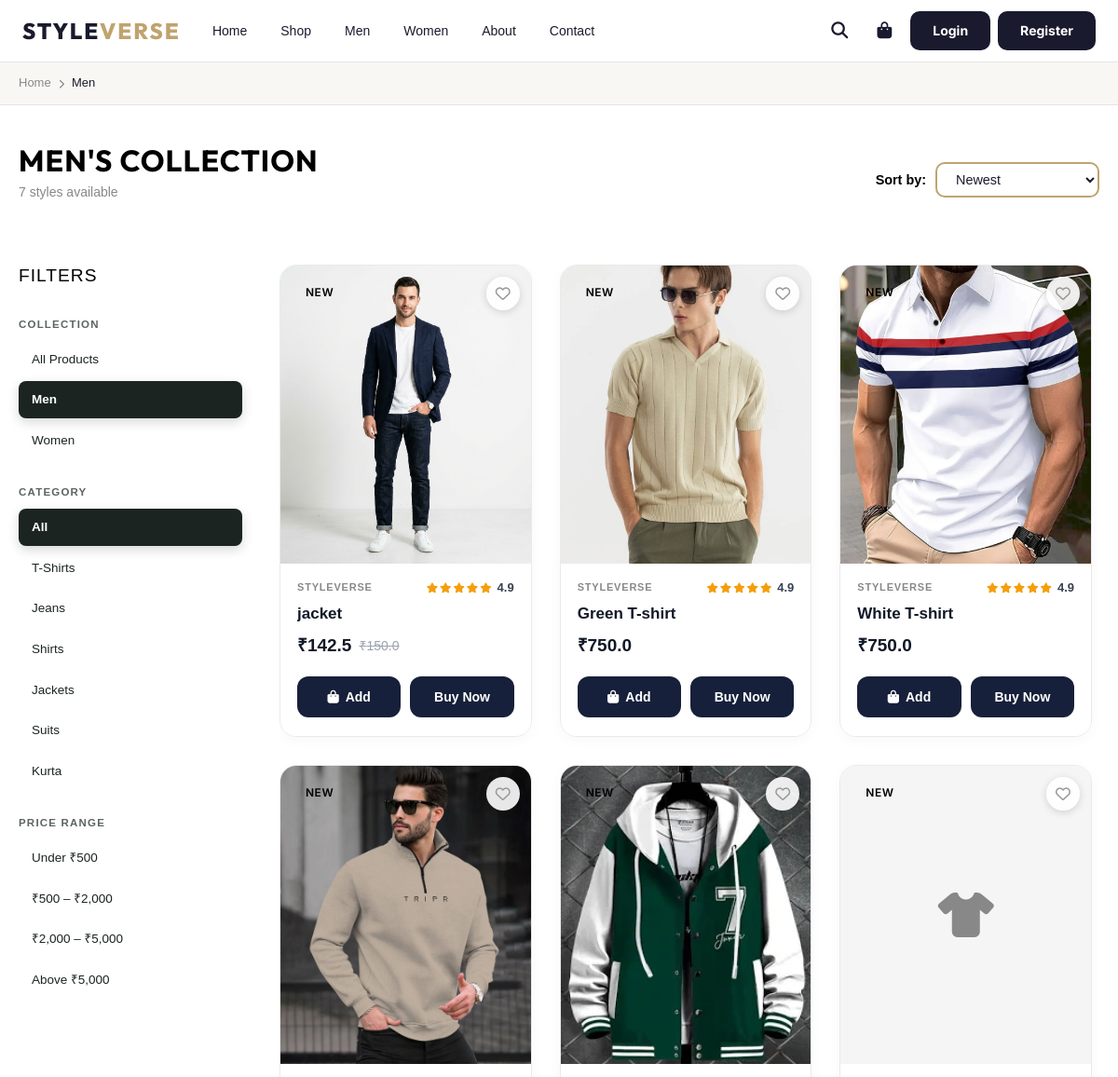
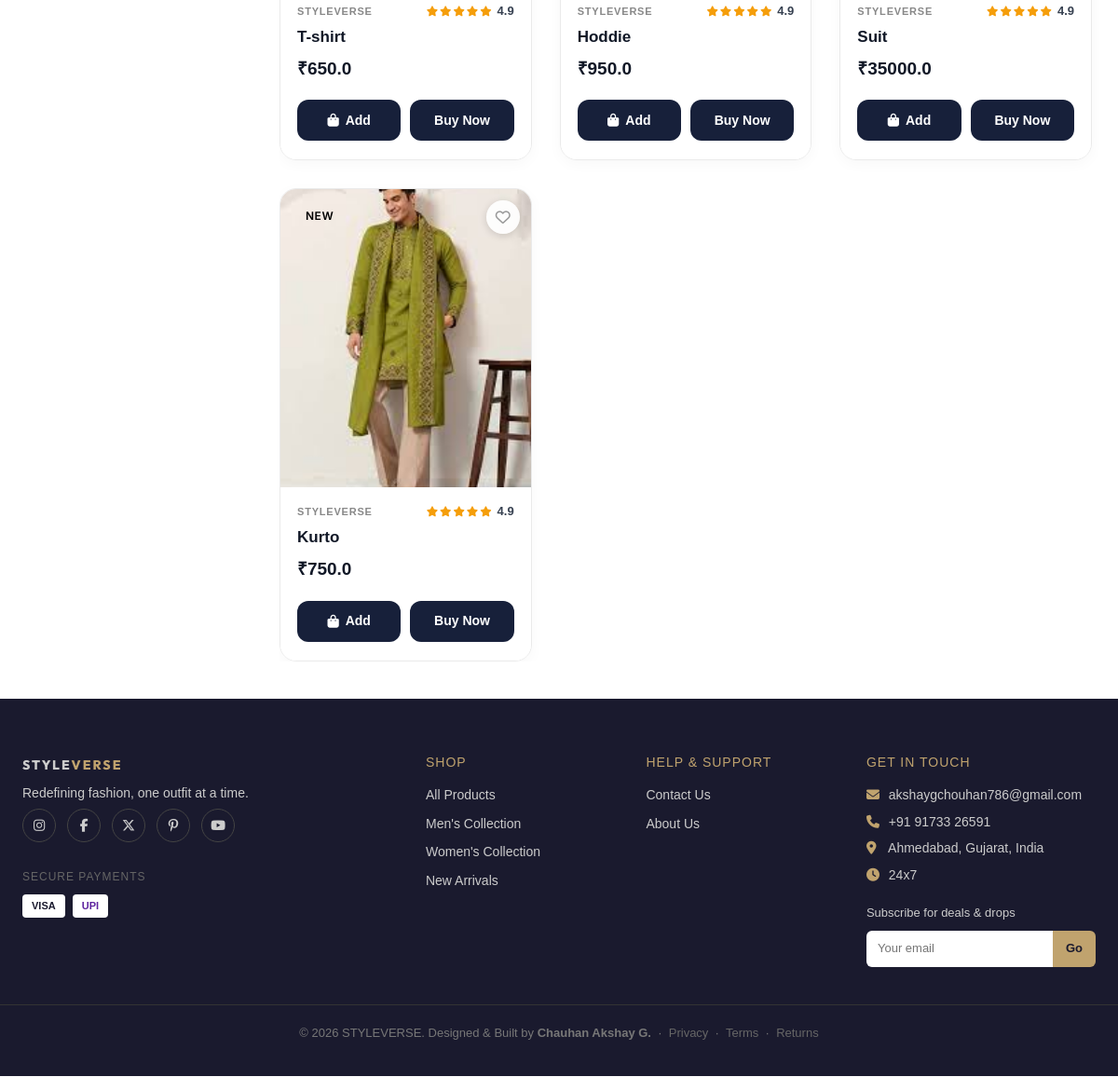
The app's page /men/ with its own data (2 pictures, top to bottom).
### shopapp/models.py (models this page shows, shortened)
class Men(models.Model):
    name = models.CharField(max_length=50)
    price = models.FloatField()
    discount = models.FloatField(default=0, help_text='Discount percentage (0-100)')
    stock = models.IntegerField(default=25, help_text='Stock quantity available')
    image = models.ImageField(upload_to='Product')
    created_by = models.ForeignKey(User, on_delete=models.SET_NULL, null=True, blank=True, related_name='added_men_products', help_text='Sub-Admin who added this product')
    def get_discounted_price(self):
        if self.discount > 0:
            return round(self.price * (1 - self.discount / 100), 2)
        return self.price
    @property
    def image_url(self):
        try:
            if not self.image:
                return ''
            full_path = os.path.join(settings.MEDIA_ROOT, str(self.image))
            if not os.path.exists(full_path):
                return ''
            return self.image.url
        except (ValueError, AttributeError):
            return ''
    @property
    def model_name(self):
        return 'men'

### shopapp/views.py (the view)
# urls.py: path('men/', views.men, name='men'),
def men(request):
    sort_by = request.GET.get('sort', '-pk')
    allowed = ['-pk', 'pk', 'price', '-price']
    if sort_by not in allowed:
        sort_by = '-pk'
    products = Men.objects.all().order_by(sort_by)
    wishlist_ids = set()
    if request.user.is_authenticated:
        wishlist_ids = set(
            Wishlist.objects.filter(user=request.user, model_type='men').values_list('object_id', flat=True)
        )
    return render(request, 'mens/men.html', {
        'img': products,
        'wishlist_ids': wishlist_ids,
        'sort_by': sort_by,
    })

### shopapp/context_processors.py (called while the page is built)
def cart_context(request):
    cart = request.session.get('cart', {})
    cart_count = sum(item.get('quantity', 0) for item in cart.values())
    return {'cart_count': cart_count}

def wishlist_context(request):
    wishlist_count = 0
    if request.user.is_authenticated:
        wishlist_count = Wishlist.objects.filter(user=request.user).count()
    return {'wishlist_count': wishlist_count}

def admin_approval_context(request):
    pending_approval_count = 0
    if request.user.is_authenticated and (request.user.is_staff or request.user.is_superuser):
        if request.user.is_superuser:
            pending_approval_count = ProductRequest.objects.filter(status='pending').count()
        else:
            pending_approval_count = ProductRequest.objects.filter(user=request.user, status='pending').count()
    return {'pending_approval_count': pending_approval_count}

### templates/mens/men.html (shortened to what this page needs)
{% extends 'base.html' %}
{% load static %}
{% block content %}
<div class="sv-breadcrumb">
  <div class="sv-container">
    <a href="{% url 'index' %}">Home</a>
    <i class="fa fa-chevron-right"></i>
    <span>Men</span>
  </div>
</div>
<section class="sv-section">
  <div class="sv-container">
    <div class="sv-shop-header">
      <div>
        <h1 class="sv-page-title" style="margin-bottom:4px;">Men's Collection</h1>
        <p style="color:var(--sv-muted);font-size:14px;">{{ img|length }} styles available</p>
      </div>
      <form method="GET" action="" class="sv-shop-sort">
        <label>Sort by:</label>
        <select name="sort" class="sv-input" onchange="this.form.submit()">
          <option value="-pk" {% if sort_by == "-pk" %}selected{% endif %}>Newest</option>
        </select>
      </form>
    </div>
    <div class="sv-shop-layout">
      <aside class="sv-filters">
        <h3>Filters</h3>
        <div class="sv-filter-group">
          <h4>Collection</h4>
          <a href="{% url 'product_list' %}">All Products</a>
          <a href="{% url 'men' %}" class="active">Men</a>
          <a href="{% url 'women' %}">Women</a>
        </div>
        <div class="sv-filter-group">
          <h4>Category</h4>
          <a href="#" class="active">All</a>
          <a href="#">T-Shirts</a>
          <a href="#">Jeans</a>
          <a href="#">Shirts</a>
          <a href="#">Jackets</a>
          <a href="#">Suits</a>
          <a href="#">Kurta</a>
        </div>
        <div class="sv-filter-group">
          <h4>Price Range</h4>
          <a href="#">Under ₹500</a>
          <a href="#">₹500 – ₹2,000</a>
          <a href="#">₹2,000 – ₹5,000</a>
          <a href="#">Above ₹5,000</a>
        </div>
      </aside>
      <main>
        {% if img %}
        <div class="sv-product-grid sv-product-grid--shop">
          {% include 'products/product_card.html' with products=img %}
        </div>
        {% else %}
        <div class="sv-empty-state">
          <i class="fa fa-tshirt"></i>
          <h2>No products yet</h2>
          <a href="{% url 'product_list' %}" class="sv-btn">Browse All Products</a>
        </div>
        {% endif %}
      </main>
    </div>
  </div>
</section>
{% endblock %}

### templates/products/product_card.html (shortened to what this page needs)
{% load static %}
{% for product in products %}
<div class="sv-product-card">
  <div class="sv-product-img-wrapper">
    {% if product.image_url %}
    <img src="{{ product.image_url }}" alt="{{ product.name }}" class="sv-product-img" loading="lazy" onerror="this.outerHTML='<div class=\'sv-product-card__placeholder\'><i class=\'fa fa-shirt\'></i></div>'">
    {% else %}
    <div class="sv-product-card__placeholder"></div>
    {% endif %}
    <span class="sv-tag-badge">NEW</span>
    <form method="POST" action="{% url 'toggle_wishlist' %}" class="sv-wishlist-form">
      <button type="submit" class="sv-wishlist-btn" title="Add to Wishlist">
        {% if product.pk in wishlist_ids %}
        <i class="fa-solid fa-heart sv-heart--active"></i>
        {% else %}
        <i class="fa-regular fa-heart"></i>
        {% endif %}
      </button>
    </form>
  </div>
  <div class="sv-product-card__info">
    <div class="sv-product-card__meta">
      <span class="sv-product-card__brand">STYLEVERSE</span>
      <div class="sv-product-card__rating">
        <i class="fa-solid fa-star"></i>
        <i class="fa-solid fa-star"></i>
        <i class="fa-solid fa-star"></i>
        <i class="fa-solid fa-star"></i>
        <i class="fa-solid fa-star"></i>
        <span class="sv-rating-num">4.9</span>
      </div>
    </div>
    <a href="{% url 'product_detail' product.pk %}{% if product.model_name %}?type={{ product.model_name }}{% endif %}" class="sv-product-card__name" title="{{ product.name }}">{{ product.name }}</a>
    <div class="sv-product-card__price-row">
      {% if product.discount > 0 %}
      <span class="sv-price">₹{{ product.get_discounted_price }}</span>
      <span class="sv-price--original">₹{{ product.price }}</span>
      {% else %}
      <span class="sv-price">₹{{ product.price }}</span>
      {% endif %}
    </div>
    <div class="sv-card-actions">
      <form method="POST" action="{% url 'cart' %}" class="sv-card-action-form">
        <button type="submit" class="sv-card-btn sv-card-btn--add">
          <i class="fa-solid fa-bag-shopping"></i> Add
        </button>
      </form>
      <a href="{% url 'product_detail' product.pk %}{% if product.model_name %}?type={{ product.model_name }}{% endif %}" class="sv-card-btn sv-card-btn--buy">
        Buy Now
      </a>
    </div>
  </div>
</div>
{% empty %}
<p class="sv-empty">No products found.</p>
{% endfor %}

### static/css/list.css (style rules this page uses)
.sv-product-grid--shop { max-height: none; overflow-y: visible; padding-right: 0; grid-template-columns: repeat(auto-fill, minmax(220px, 1fr)); }
* { box-sizing: border-box; margin: 0; padding: 0; }
body { font-family: 'Montserrat', sans-serif; background-color: var(--sv-body-bg); color: var(--sv-text-dark); }
.sv-container { max-width: 1200px; margin: 0 auto; padding: 0 20px; }
.sv-section { padding: 40px 0; }
.sv-shop-header { display: flex; justify-content: space-between; align-items: center; border-bottom: 1px solid var(--sv-border-color); padding-bottom: 20px; margin-bottom: 30px; }
.sv-shop-header h1 { font-size: 2rem; text-transform: uppercase; letter-spacing: 1px; }
.sv-shop-sort { display: flex; align-items: center; gap: 10px; }
.sv-shop-sort label { font-weight: 600; font-size: 0.9rem; }
.sv-input { padding: 8px 16px; border: 1px solid var(--sv-border-color); background-color: white; font-family: inherit; font-size: 0.9rem; outline: none; }
.sv-shop-layout { display: grid; grid-template-columns: 240px 1fr; gap: 40px; }
.sv-shop-layout { align-items: start; }
.sv-filters h3 { font-size: 1.2rem; text-transform: uppercase; letter-spacing: 1px; margin-bottom: 25px; padding-bottom: 10px; border-bottom: 2px solid var(--sv-text-dark); }
.sv-filter-group { margin-bottom: 30px; }
.sv-filters { position: static; }
.sv-filter-group h4 { font-size: 11.5px; font-weight: 700; text-transform: uppercase; letter-spacing: 1.2px; color: #5B6560; margin-bottom: 10px; }
.sv-filter-group a { display: flex; align-items: center; justify-content: space-between; padding: 9px 14px; font-size: 13.5px; font-weight: 500; color: #1B2420 !important; border-radius: 8px; margin-bottom: 4px; transition: all 0.2s ease; text-decoration: none !important; }
.sv-filter-group a.active { background: #1B2420 !important; color: #FFFFFF !important; font-weight: 600; box-shadow: 0 4px 12px rgba(27, 36, 32, 0.18); }
.sv-product-grid { display: grid; grid-template-columns: repeat(auto-fill, minmax(260px, 1fr)); gap: 30px; }
.sv-product-grid--shop { max-height: calc(132vh - 220px); overflow-y: auto; padding-right: 8px; scrollbar-width: thin; }
.sv-product-card { display: flex; flex-direction: column; height: 100%; }
.sv-product-card { background: var(--sv-card-bg); transition: transform 0.3s ease; }
.sv-product-img-wrapper { position: relative; width: 100%; aspect-ratio: 3 / 4; background-color: #f5f5f5; overflow: hidden; }
.sv-tag-badge { position: absolute; top: 15px; left: 15px; background-color: var(--sv-dark-bg); color: var(--sv-text-light); padding: 4px 12px; font-size: 0.75rem; text-transform: uppercase; font-weight: 600; letter-spacing: 0.5px; }
.sv-wishlist-form { position: absolute; top: 12px; right: 12px; z-index: 10; margin: 0; padding: 0; }
.sv-wishlist-btn { background: rgba(255, 255, 255, 0.9); border: none; border-radius: 50%; width: 36px; height: 36px; display: flex; align-items: center; justify-content: center; cursor: pointer; box-shadow: 0 2px 8px rgba(0, 0, 0, 0.15); transition: transform 0.2s ease, background 0.2s ease, box-shadow 0.2s ease; font-size: 1rem; color: #999; padding: 0; line-height: 1; }
.sv-wishlist-btn .fa-regular.fa-heart { color: #999; transition: color 0.2s ease; }

### records on screen
Men: name "jacket", get_discounted_price "142.5", price "150.0"
Men: name "Green T-shirt", price "750.0"
Men: name "White T-shirt", price "750.0"
Men: name "T-shirt", price "650.0"
Men: name "Hoddie", price "950.0"
Men: name "Suit", price "35000.0"
Men: name "Kurto", price "750.0"

### other values on screen
{{ img|length }} "7"
